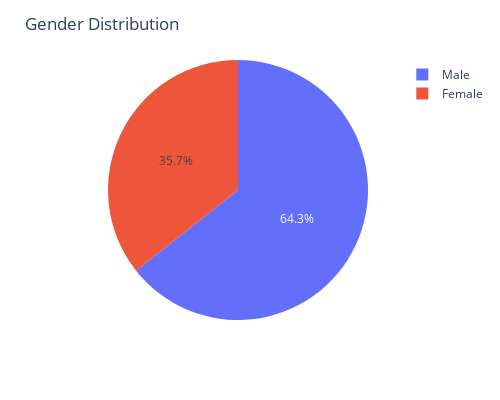

Notebook code cell kept with this figure:
### Code cell
fig = px.pie(values=data, names=data.index)
fig.update_layout(title_text='Gender Distribution', width=500, height=400)

### Figure 1 — Plotly figure (JSON) as saved in the notebook; plotly's stock layout.template omitted (floating-point values rounded to 4 significant figures)
{"data": [{"domain": {"x": [0, 1], "y": [0, 1]}, "hovertemplate": "label=%{label}<br>value=%{value}<extra></extra>", "labels": ["Male", "Female"], "legendgroup": "", "name": "", "showlegend": true, "type": "pie", "values": [157, 87]}], "layout": {"height": 400, "legend": {"tracegroupgap": 0}, "margin": {"t": 60}, "title": {"text": "Gender Distribution"}, "width": 500}}
